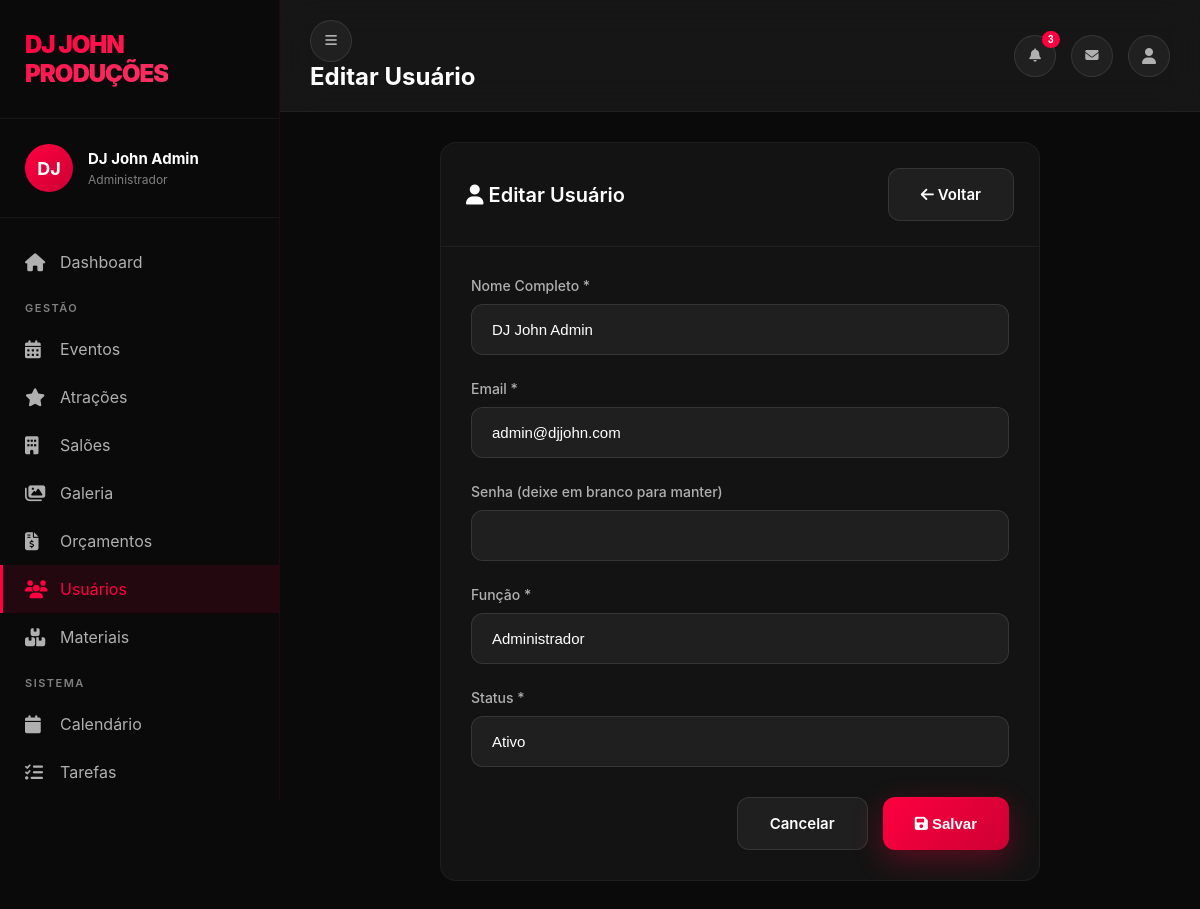
Page /admin/users.php?action=edit&id=1 (signed in) on the committed database.
### tables this page shows
CREATE TABLE `usuarios` (
  `id` int(11) NOT NULL AUTO_INCREMENT,
  `nome` varchar(100) NOT NULL,
  `email` varchar(100) NOT NULL,
  `senha` varchar(255) NOT NULL,
  `funcao` enum('admin','funcionario') DEFAULT 'funcionario',
  `status` enum('ativo','inativo') DEFAULT 'ativo',
  `criado_em` timestamp NOT NULL DEFAULT CURRENT_TIMESTAMP,
  `atualizado_em` timestamp NOT NULL DEFAULT CURRENT_TIMESTAMP ON UPDATE CURRENT_TIMESTAMP,
  PRIMARY KEY (`id`),
  UNIQUE KEY `email` (`email`)
);

### admin/users.php (the view, shortened to what this page needs)
<?php
$db = getDB();
$action = $_GET['action'] ?? 'list';
$userId = $_GET['id'] ?? null;
$user = null;
if ($action === 'edit' && $userId) {
    $stmt = $db->prepare("SELECT * FROM usuarios WHERE id = ?");
    $stmt->execute([$userId]);
    $user = $stmt->fetch();
}
$users = $db->query("SELECT * FROM usuarios ORDER BY nome")->fetchAll();
include 'includes/header.php';
?>
<div class="admin-content">
    <?php if ($action === 'list'): ?>
        <div class="data-table-container">
            <div class="table-header">
                <h3><i class="fas fa-users"></i> Usuários</h3>
                <a href="users.php?action=create" class="btn btn-primary">
                    <i class="fas fa-plus"></i> Novo Usuário
                </a>
            </div>
            <table class="data-table">
                <thead>
                    <tr>
                        <th>Nome</th>
                        <th>Email</th>
                        <th>Função</th>
                        <th>Status</th>
                        <th>Ações</th>
                    </tr>
                </thead>
                <tbody>
                    <?php foreach ($users as $u): ?>
                        <tr>
                            <td><?php echo htmlspecialchars($u['nome']); ?></td>
                            <td><?php echo htmlspecialchars($u['email']); ?></td>
                            <td>
                                <span class="badge badge-<?php echo $u['funcao'] === 'admin' ? 'danger' : 'info'; ?>">
                                    <?php echo $u['funcao'] === 'admin' ? 'Administrador' : 'Funcionário'; ?>
                                </span>
                            </td>
                            <td>
                                <span class="badge badge-<?php echo $u['status'] === 'ativo' ? 'success' : 'secondary'; ?>">
                                    <?php echo ucfirst($u['status']); ?>
                                </span>
                            </td>
                            <td>
                                <div class="btn-group">
                                    <a href="users.php?action=edit&id=<?php echo $u['id']; ?>" class="btn btn-sm btn-icon btn-edit">
                                        <i class="fas fa-edit"></i>
                                    </a>
                                    <?php if ($u['id'] != $_SESSION['user_id']): ?>
                                        <a href="users.php?action=delete&id=<?php echo $u['id']; ?>"
                                           class="btn btn-sm btn-icon btn-delete"
                                           onclick="return confirmDelete('<?php echo htmlspecialchars($u['nome']); ?>')">
                                            <i class="fas fa-trash"></i>
                                        </a>
                                    <?php endif; ?>
                                </div>
                            </td>
                        </tr>
                    <?php endforeach; ?>
                </tbody>
            </table>
        </div>
    <?php else: ?>
        <div class="data-table-container" style="max-width: 600px; margin: 0 auto;">
            <div class="table-header">
                <h3><i class="fas fa-user"></i> <?php echo $action === 'create' ? 'Novo Usuário' : 'Editar Usuário'; ?></h3>
                <a href="users.php" class="btn btn-secondary"><i class="fas fa-arrow-left"></i> Voltar</a>
            </div>
            <form method="POST" style="padding: 30px;">
                <div class="form-group">
                    <label>Nome Completo *</label>
                    <input type="text" name="nome" class="form-control" required value="<?php echo htmlspecialchars($user['nome'] ?? ''); ?>">
                </div>
                <div class="form-group">
                    <label>Email *</label>
                    <input type="email" name="email" class="form-control" required value="<?php echo htmlspecialchars($user['email'] ?? ''); ?>">
                </div>
                <div class="form-group">
                    <label>Senha <?php echo $action === 'create' ? '*' : '(deixe em branco para manter)'; ?></label>
                    <input type="password" name="senha" class="form-control" <?php echo $action === 'create' ? 'required' : ''; ?>>
                </div>
                <div class="form-group">
                    <label>Função *</label>
                    <select name="funcao" class="form-control" required>
                        <option value="admin" <?php echo ($user['funcao'] ?? '') === 'admin' ? 'selected' : ''; ?>>Administrador</option>
                    </select>
                </div>
                <div class="form-group">
                    <label>Status *</label>
                    <select name="status" class="form-control" required>
                        <option value="ativo" <?php echo ($user['status'] ?? 'ativo') === 'ativo' ? 'selected' : ''; ?>>Ativo</option>
                    </select>
                </div>
                <div style="display: flex; gap: 15px; justify-content: flex-end; margin-top: 30px;">
                    <a href="users.php" class="btn btn-secondary">Cancelar</a>
                    <button type="submit" class="btn btn-primary">
                        <i class="fas fa-save"></i> Salvar
                    </button>
                </div>
            </form>
        </div>
    <?php endif; ?>
</div>
<?php include 'includes/footer.php'; ?>

### assets/css/variables.css (style rules this page uses)
:root { --primary-color: #FF0040; --primary-light: #FF3366; --primary-dark: #CC0033; --secondary-color: #1a1a1a; --secondary-light: #2a2a2a; --secondary-dark: #0a0a0a; --accent-color: #FF1744; --accent-light: #FF5177; --accent-dark: #E60032; --text-primary: #FFFFFF; --text-secondary: #B0B0B0; --text-light: #808080; --text-white: #FFFFFF; --bg-primary: #0a0a0a; --bg-secondary: #1a1a1a; --bg-dark: #000000; --bg-overlay: rgba(0, 0, 0, 0.85); --border-color: #2a2a2a; --border-light: #1a1a1a; --success-color: #28A745; --warning-color: #FFC107; --danger-color: #DC3545; --info-color: #17A2B8; --gradient-primary: linear-gradient(135deg, #FF0040 0%, #CC0033 100%); --gradient-secondary: linear-gradient(135deg, #1a1a1a 0%, #0a0a0a 100%); --gradient-overlay: linear-gradient(to bottom, rgba(0,0,0,0.7) 0%, rgba(0,0,0,0.95) 100%); --gradient-hero: linear-gradient(135deg, #FF0040 0%, #1a1a1a 100%); --shadow-sm: 0 2px 4px rgba(0, 0, 0, 0.1); --shadow-md: 0 4px 6px rgba(0, 0, 0, 0.1); --shadow-lg: 0 10px 30px rgba(0, 0, 0, 0.15); --shadow-xl: 0 20px 50px rgba(0, 0, 0, 0.2); --font-primary: 'Poppins', -apple-system, BlinkMacSystemFont, 'Segoe UI', sans-serif; --font-secondary: 'Montserrat', sans-serif; --font-xs: 0.75rem; --font-sm: 0.875rem; --font-base: 1rem; --font-lg: 1.125rem; --font-xl: 1.25rem; --font-2xl: 1.5rem; --font-3xl: 2rem; --font-4xl: 2.5rem; --font-5xl: 3rem; --font-light: 300; --font-normal: 400; --font-medium: 500; --font-semibold: 600; --font-bold: 700; --font-extrabold: 800; --spacing-xs: 0.25rem; --spacing-sm: 0.5rem; --spacing-md: 1rem; --spacing-lg: 1.5rem; --spacing-xl: 2rem; --spacing-2xl: 3rem; --spacing-3xl: 4rem; --spacing-4xl: 6rem; --radius-sm: 4px; --radius-md: 8px; --radius-lg: 12px; --radius-xl: 16px; --radius-full: 9999px; --transition-fast: 0.15s ease; --transition-base: 0.3s ease; --transition-slow: 0.5s ease; --z-dropdown: 1000; --z-sticky: 1020; --z-fixed: 1030; --z-modal-backdrop: 1040; --z-modal: 1050; --z-popover: 1060; --z-tooltip: 1070; --breakpoint-xs: 0px; --breakpoint-sm: 576px; --breakpoint-md: 768px; --breakpoint-lg: 992px; --breakpoint-xl: 1200px; --breakpoint-xxl: 1400px; --container-max-width: 1200px; --container-padding: var(--spacing-md); }

### assets/css/admin.css (style rules this page uses)
* { margin: 0; padding: 0; box-sizing: border-box; }
body { font-family: 'Inter', -apple-system, BlinkMacSystemFont, 'Segoe UI', sans-serif; background: #0a0a0a; color: white; }
.form-group { margin-bottom: 25px; }
.form-group label { display: block; color: #B0B0B0; font-size: 14px; font-weight: 500; margin-bottom: 10px; display: flex; align-items: center; gap: 8px; }
.form-control { width: 100%; padding: 16px 20px; background: rgba(255,255,255,0.05); border: 1px solid rgba(255,255,255,0.1); border-radius: 12px; color: white; font-size: 15px; transition: all 0.3s; }
.form-control::placeholder { color: #808080; }
select.form-control { -webkit-appearance: none; -moz-appearance: none; appearance: none; cursor: pointer; padding-right: 40px; }
select.form-control option { background-color: #1a1a1a; color: white; padding: 12px 20px; }
select.form-control option:first-child { color: #808080; }
select.form-control option:checked { background-color: #FF0040; color: white; }
.btn { display: inline-block; padding: 16px 32px; border-radius: 12px; font-size: 15px; font-weight: 600; border: none; cursor: pointer; transition: all 0.3s; text-align: center; text-decoration: none; }
.btn-primary { background: linear-gradient(135deg, #FF0040 0%, #CC0033 100%); color: white; box-shadow: 0 10px 30px rgba(255,0,64,0.3); }
.btn-secondary { background: rgba(255,255,255,0.05); color: white; border: 1px solid rgba(255,255,255,0.1); }
.admin-content { padding: 30px; }
.data-table-container { background: rgba(26,26,26,0.6); border: 1px solid rgba(255,255,255,0.05); border-radius: 16px; overflow: hidden; }
.table-header { padding: 25px; border-bottom: 1px solid rgba(255,255,255,0.05); display: flex; justify-content: space-between; align-items: center; }
.table-header h3 { font-size: 20px; font-weight: 600; color: white; }

### rows in the picture
usuarios: nome "DJ John Admin", email "admin@djjohn.com", funcao "Administrador", status "Ativo"

### other values in the picture
substr($_SESSION['user_name'], 0, 2) "DJ"
$_SESSION['user_name'] "DJ John Admin"
$pageTitle "Editar Usuário"
